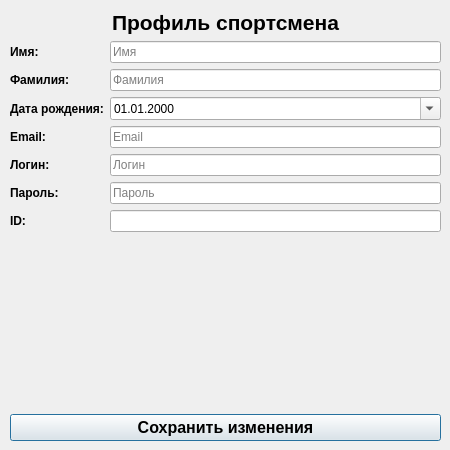
<?xml version="1.0" encoding="UTF-8"?>
<ui version="4.0">
 <class>AthleteProfileWindow</class>
 <widget class="QDialog" name="AthleteProfileWindow">
  <property name="geometry">
   <rect>
    <x>0</x>
    <y>0</y>
    <width>450</width>
    <height>450</height>
   </rect>
  </property>
  <property name="windowTitle">
   <string>Профиль спортсмена</string>
  </property>
  <widget class="QWidget" name="verticalLayoutWidget">
   <property name="geometry">
    <rect>
     <x>10</x>
     <y>10</y>
     <width>431</width>
     <height>431</height>
    </rect>
   </property>
   <layout class="QVBoxLayout" name="verticalLayout">
    <item>
     <widget class="QLabel" name="profileTitleLabel">
      <property name="font">
       <font>
        <pointsize>16</pointsize>
        <bold>true</bold>
       </font>
      </property>
      <property name="text">
       <string>Профиль спортсмена</string>
      </property>
      <property name="alignment">
       <set>Qt::AlignCenter</set>
      </property>
     </widget>
    </item>
    <item>
     <layout class="QFormLayout" name="formLayout">
      <item row="0" column="0">
       <widget class="QLabel" name="firstNameLabel">
        <property name="font">
         <font>
          <weight>75</weight>
          <bold>true</bold>
         </font>
        </property>
        <property name="text">
         <string>Имя:</string>
        </property>
       </widget>
      </item>
      <item row="0" column="1">
       <widget class="QLineEdit" name="firstNameLineEdit">
        <property name="toolTip">
         <string>Введите имя спортсмена</string>
        </property>
        <property name="placeholderText">
         <string>Имя</string>
        </property>
       </widget>
      </item>
      <item row="1" column="0">
       <widget class="QLabel" name="lastNameLabel">
        <property name="font">
         <font>
          <weight>75</weight>
          <bold>true</bold>
         </font>
        </property>
        <property name="text">
         <string>Фамилия:</string>
        </property>
       </widget>
      </item>
      <item row="1" column="1">
       <widget class="QLineEdit" name="lastNameLineEdit">
        <property name="toolTip">
         <string>Введите фамилию спортсмена</string>
        </property>
        <property name="placeholderText">
         <string>Фамилия</string>
        </property>
       </widget>
      </item>
      <item row="2" column="0">
       <widget class="QLabel" name="dateOfBirthLabel">
        <property name="font">
         <font>
          <weight>75</weight>
          <bold>true</bold>
         </font>
        </property>
        <property name="text">
         <string>Дата рождения:</string>
        </property>
       </widget>
      </item>
      <item row="2" column="1">
       <widget class="QDateEdit" name="dateOfBirthDateEdit">
        <property name="toolTip">
         <string>Выберите дату рождения спортсмена</string>
        </property>
        <property name="calendarPopup">
         <bool>true</bool>
        </property>
        <property name="displayFormat">
         <string>dd.MM.yyyy</string>
        </property>
       </widget>
      </item>
      <item row="3" column="0">
       <widget class="QLabel" name="emailLabel">
        <property name="font">
         <font>
          <weight>75</weight>
          <bold>true</bold>
         </font>
        </property>
        <property name="text">
         <string>Email:</string>
        </property>
       </widget>
      </item>
      <item row="3" column="1">
       <widget class="QLineEdit" name="emailLineEdit">
        <property name="toolTip">
         <string>Введите адрес электронной почты</string>
        </property>
        <property name="placeholderText">
         <string>Email</string>
        </property>
       </widget>
      </item>
      <item row="4" column="0">
       <widget class="QLabel" name="loginLabel">
        <property name="font">
         <font>
          <weight>75</weight>
          <bold>true</bold>
         </font>
        </property>
        <property name="text">
         <string>Логин:</string>
        </property>
       </widget>
      </item>
      <item row="4" column="1">
       <widget class="QLineEdit" name="loginLineEdit">
        <property name="toolTip">
         <string>Введите логин для входа</string>
        </property>
        <property name="placeholderText">
         <string>Логин</string>
        </property>
       </widget>
      </item>
      <item row="5" column="0">
       <widget class="QLabel" name="passwordLabel">
        <property name="font">
         <font>
          <weight>75</weight>
          <bold>true</bold>
         </font>
        </property>
        <property name="text">
         <string>Пароль:</string>
        </property>
       </widget>
      </item>
      <item row="5" column="1">
       <widget class="QLineEdit" name="passwordLineEdit">
        <property name="toolTip">
         <string>Введите пароль</string>
        </property>
        <property name="echoMode">
         <enum>QLineEdit::Password</enum>
        </property>
        <property name="placeholderText">
         <string>Пароль</string>
        </property>
       </widget>
      </item>
      <item row="6" column="0">
       <widget class="QLabel" name="idLabel">
        <property name="font">
         <font>
          <weight>75</weight>
          <bold>true</bold>
         </font>
        </property>
        <property name="text">
         <string>ID:</string>
        </property>
       </widget>
      </item>
      <item row="6" column="1">
       <widget class="QLineEdit" name="idLineEdit">
        <property name="readOnly">
         <bool>true</bool>
        </property>
       </widget>
      </item>
     </layout>
    </item>
    <item>
     <spacer name="verticalSpacer">
      <property name="orientation">
       <enum>Qt::Vertical</enum>
      </property>
      <property name="sizeType">
       <enum>QSizePolicy::Expanding</enum>
      </property>
      <property name="sizeHint" stdset="0">
       <size>
        <width>20</width>
        <height>40</height>
       </size>
      </property>
     </spacer>
    </item>
    <item>
     <widget class="QPushButton" name="saveButton">
      <property name="font">
       <font>
        <pointsize>12</pointsize>
        <bold>true</bold>
       </font>
      </property>
      <property name="text">
       <string>Сохранить изменения</string>
      </property>
     </widget>
    </item>
   </layout>
  </widget>
 </widget>
 <resources/>
 <connections/>
</ui>
